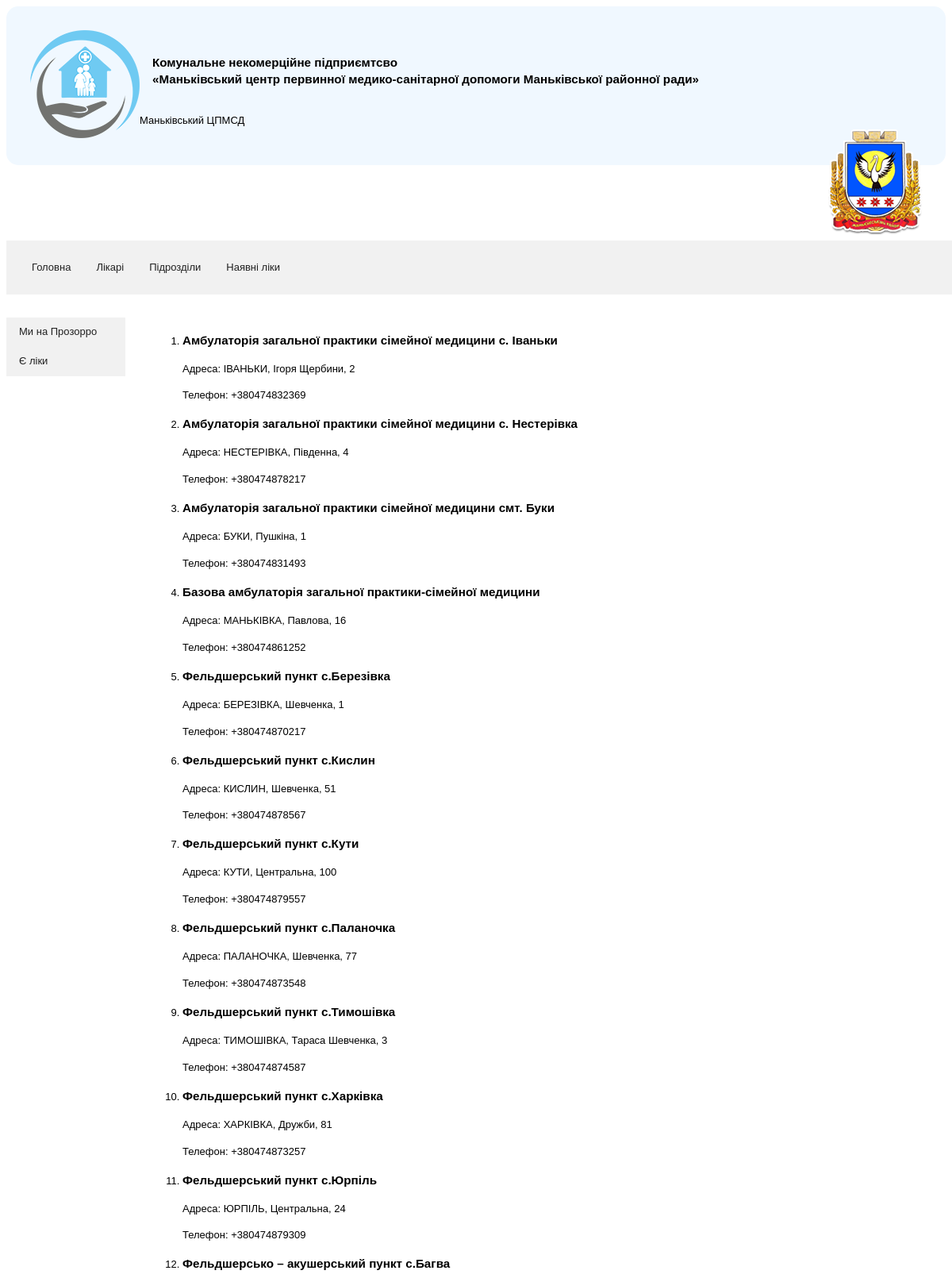
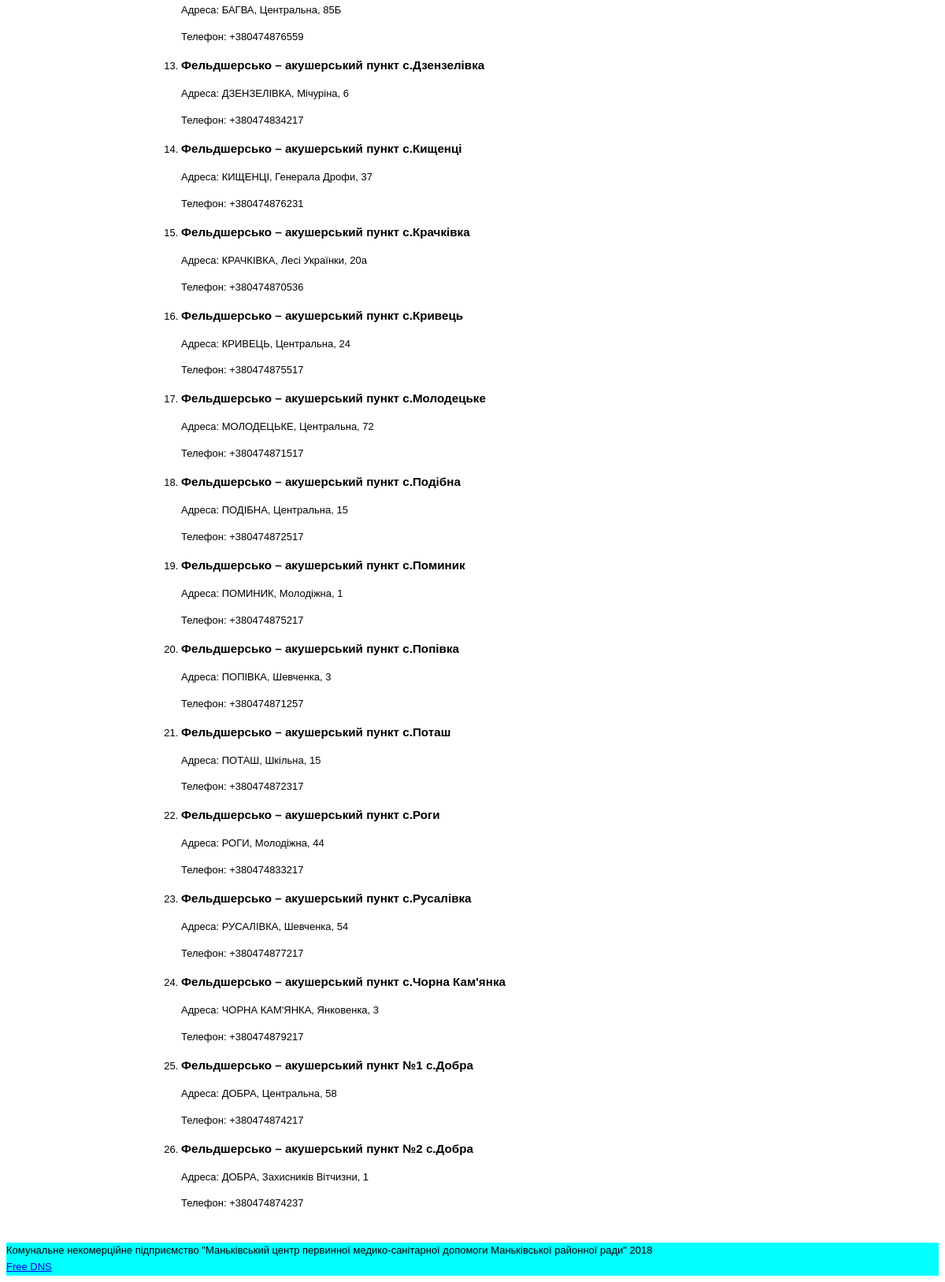
/units, run on the app's committed database (2 pictures, top to bottom).
### cpmsdblog/models.py (models this page shows, shortened)
class Unit(models.Model):
    name = models.CharField(max_length=300)
    address = models.CharField(max_length=300)
    phone = models.CharField(max_length=13)
    longitude = models.DecimalField(max_digits=9, decimal_places=7)
    latitude = models.DecimalField(max_digits=9, decimal_places=7)

### cpmsdblog/views.py (the view)
# urls.py: path('units', views.units, name='units'),
def units(request):
    unit_list = Unit.objects.order_by('name')
    context = {'unit_list': unit_list}
    return render(request, 'cpmsdblog/index.html', context)

### cpmsdblog/templates/cpmsdblog/index.html (shortened to what this page needs)
<!DOCTYPE html>
<html lang="uk">
    <head>
        {% load static %}
        <link rel="stylesheet" href="{% static 'cpmsdblog/styles.css' %}">
    </head>
    <body>
        <header>
            <div id="cpmsdLogo"><img  src="{% static 'cpmsdblog/logo.png' %}" alt="cpmsd logo"></div>
            <div id="cpmsdName"><h3>Комунальне некомерційне підприємтсво <br> <q>Маньківський центр первинної медико-санітарної допомоги Маньківської районної ради</q></h3></div>
            <div id="shortName"> Маньківський ЦПМСД </div>
            <div id="ownerLogo"><img src="{% static 'cpmsdblog/mankivka_logo.png' %}" alt="mankivka_logo"></div>
        </header>
        <nav>
            <ul id="navbar">
               <li class="navbarItem"><a href="{% url 'cpmsdblog' %}">Головна</a></li>
                <li class="navbarItem"><a href="{% url 'doctors' %}">Лікарі</a></li>
                <li class="navbarItem"><a href="{% url 'units' %}">Підрозділи</a></li>
                <li class="navbarItem"><a href="{% url 'freedrugs' %}">Наявні ліки</a></li>
            </ul>
            <ul id="sidebar">
                <li><a href="https://dozorro.org/tender/search/?edrpou=41777601">Ми на Прозорро</a></li>
                <li><a href="https://eliky.in.ua/">Є ліки</a></li>
            </ul>
        </nav>
        <main>
            {% if unit_list %}
            <ol>
                {% for unit in unit_list %}
                    <li> <h3>{{unit.name}}</h3>
                       <p> Адреса: {{unit.address}}</p>
                        <p>Телефон: {{unit.phone}}</p>
                    </li>
                {% endfor %}
            </ol>
            {% endif %}
        </main>
        <footer>Комунальне некомерційне підприємство "Маньківський центр первинної медико-санітарної допомоги Маньківської районної ради" 2018
             <br> <a href="http://freedns.afraid.org/">Free DNS</a> </footer>
    </body>
</html>

### cpmsdblog/static/cpmsdblog/styles.css (style rules this page uses)
body { font-size: small; font-family: sans-serif; line-height: 1.6em; }
header { height: 140px; padding: 30px; background-color: aliceblue; border-radius: 15px; }
#cpmsdLogo { display: inline-block; float:left; }
#cpmsdName { display: inline-block; padding: 16px 16px; }
#ownerLogo { display: inline-block; float:right; }
nav a { color: #212121; display: block; padding: 8px 16px; text-decoration: none; }
#navbar { list-style-type: none; padding: 16px; overflow: hidden; background-color: #F1F1F1; position: sticky; position: -webkit-sticky; top: 0; width: 100%; }
.navbarItem { float:left; }
#sidebar { list-style-type: none; margin: 16px 16px 16px 0px; padding: 0px; background-color: #F1F1F1; width: 150px; float:left; height: 100%; }
main { padding: 16px; margin: 16px 10px 10px 166px; }
footer { background-color: aqua; }

### data on the page
Unit: name "Амбулаторія загальної практики сімейної медицини с. Іваньки", address "ІВАНЬКИ, Ігоря Щербини, 2", phone "+380474832369"
Unit: name "Амбулаторія загальної практики сімейної медицини с. Нестерівка", address "НЕСТЕРІВКА, Південна, 4", phone "+380474878217"
Unit: name "Амбулаторія загальної практики сімейної медицини смт. Буки", address "БУКИ, Пушкіна, 1", phone "+380474831493"
Unit: name "Базова амбулаторія загальної практики-сімейної медицини", address "МАНЬКІВКА, Павлова, 16", phone "+380474861252"
Unit: name "Фельдшерський пункт с.Березівка", address "БЕРЕЗІВКА, Шевченка, 1", phone "+380474870217"
Unit: name "Фельдшерський пункт с.Кислин", address "КИСЛИН, Шевченка, 51", phone "+380474878567"
Unit: name "Фельдшерський пункт с.Кути", address "КУТИ, Центральна, 100", phone "+380474879557"
Unit: name "Фельдшерський пункт с.Паланочка", address "ПАЛАНОЧКА, Шевченка, 77", phone "+380474873548"
Unit: name "Фельдшерський пункт с.Тимошівка", address "ТИМОШІВКА, Тараса Шевченка, 3", phone "+380474874587"
Unit: name "Фельдшерський пункт с.Харківка", address "ХАРКІВКА, Дружби, 81", phone "+380474873257"
Unit: name "Фельдшерський пункт с.Юрпіль", address "ЮРПІЛЬ, Центральна, 24", phone "+380474879309"
Unit: name "Фельдшерсько – акушерський пункт с.Багва", address "БАГВА, Центральна, 85Б", phone "+380474876559"
Unit: name "Фельдшерсько – акушерський пункт с.Дзензелівка", address "ДЗЕНЗЕЛІВКА, Мічуріна, 6", phone "+380474834217"
Unit: name "Фельдшерсько – акушерський пункт с.Кищенці", address "КИЩЕНЦІ, Генерала Дрофи, 37", phone "+380474876231"
Unit: name "Фельдшерсько – акушерський пункт с.Крачківка", address "КРАЧКІВКА, Лесі Українки, 20а", phone "+380474870536"
Unit: name "Фельдшерсько – акушерський пункт с.Кривець", address "КРИВЕЦЬ, Центральна, 24", phone "+380474875517"
Unit: name "Фельдшерсько – акушерський пункт с.Молодецьке", address "МОЛОДЕЦЬКЕ, Центральна, 72", phone "+380474871517"
Unit: name "Фельдшерсько – акушерський пункт с.Подібна", address "ПОДІБНА, Центральна, 15", phone "+380474872517"
Unit: name "Фельдшерсько – акушерський пункт с.Поминик", address "ПОМИНИК, Молодіжна, 1", phone "+380474875217"
Unit: name "Фельдшерсько – акушерський пункт с.Попівка", address "ПОПІВКА, Шевченка, 3", phone "+380474871257"
Unit: name "Фельдшерсько – акушерський пункт с.Поташ", address "ПОТАШ, Шкільна, 15", phone "+380474872317"
Unit: name "Фельдшерсько – акушерський пункт с.Роги", address "РОГИ, Молодіжна, 44", phone "+380474833217"
Unit: name "Фельдшерсько – акушерський пункт с.Русалівка", address "РУСАЛІВКА, Шевченка, 54", phone "+380474877217"
Unit: name "Фельдшерсько – акушерський пункт с.Чорна Кам'янка", address "ЧОРНА КАМ'ЯНКА, Янковенка, 3", phone "+380474879217"
Unit: name "Фельдшерсько – акушерський пункт №1 с.Добра", address "ДОБРА, Центральна, 58", phone "+380474874217"
Unit: name "Фельдшерсько – акушерський пункт №2 с.Добра", address "ДОБРА, Захисників Вітчизни, 1", phone "+380474874237"
